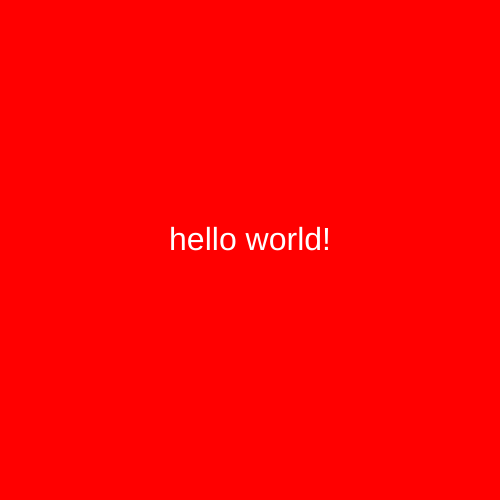
Frame 1 (no input)
Frame 60 (no input): identical to frame 1, image omitted
Frame 120 (the mouse pressed at the canvas centre since frame 60): identical to frame 1, image omitted

The p5.js sketch that drew this single still picture (run headless with seeded random() and noise() and a simulated clock; from frame 60 on, the mouse is pressed at the canvas centre):

// p5.js sketch
// ── sketch.js
function setup() {
  createCanvas(500, 500);
  textAlign(CENTER) ;
}

function draw() {
  background('red') ;
  fill('white') ;
  textSize(32) ;
  text("hello world!", 250, 250) ;
}
